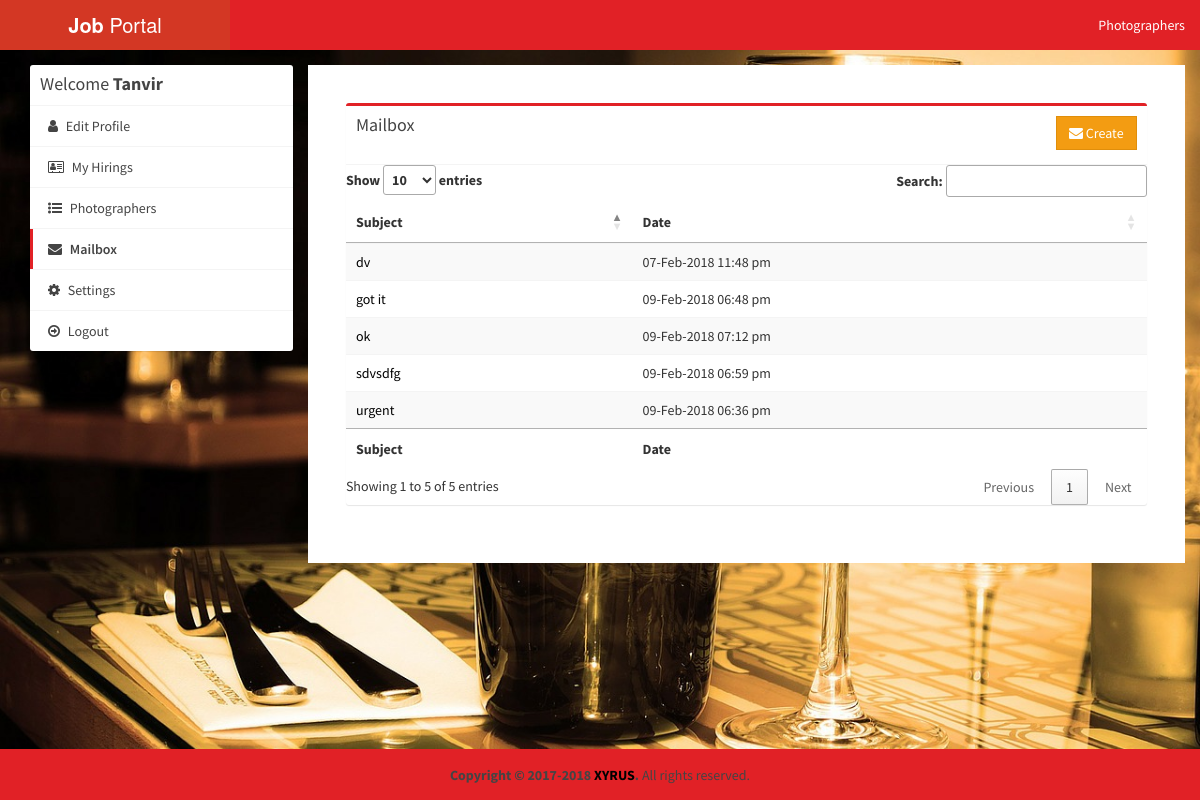
The app's page /user/mailbox.php (signed in) with its own data.
### tables this page shows
CREATE TABLE `mailbox` (
  `id_mailbox` int(11) NOT NULL,
  `id_fromuser` int(11) NOT NULL,
  `fromuser` varchar(255) NOT NULL,
  `id_touser` int(11) NOT NULL,
  `subject` varchar(255) NOT NULL,
  `message` text NOT NULL,
  `createdAt` timestamp NOT NULL DEFAULT CURRENT_TIMESTAMP,
  `touser` varchar(50) DEFAULT NULL
);

### user/mailbox.php (the view, shortened to what this page needs)
<?php
require_once("../db.php");
?>
<!DOCTYPE html>
<html>
<head>
  <link rel="stylesheet" href="https://cdnjs.cloudflare.com/ajax/libs/twitter-bootstrap/3.3.7/css/bootstrap.min.css">
  <link rel="stylesheet" href="https://cdnjs.cloudflare.com/ajax/libs/font-awesome/4.7.0/css/font-awesome.min.css">
  <link rel="stylesheet" href="https://cdnjs.cloudflare.com/ajax/libs/ionicons/2.0.1/css/ionicons.min.css">
  <link rel="stylesheet" href="../css/AdminLTE.min.css">
  <link rel="stylesheet" href="../css/_all-skins.min.css">
  <link rel="stylesheet" href="../css/custom.css">
  <link rel="stylesheet" href="https://cdn.datatables.net/1.10.15/css/jquery.dataTables.min.css">
</head>
<body class="hold-transition skin-red sidebar-mini">
<div class="wrapper">
  <header class="main-header">
    <a href="index.php" class="logo ">
      <span class="logo-lg"><b>Job</b> Portal</span>
    </a>
    <nav class="navbar navbar-static-top">
      <div class="navbar-custom-menu">
        <ul class="nav navbar-nav">
          <li>
            <a href="../photographers.php">Photographers</a>
          </li>
        </ul>
      </div>
    </nav>
  </header>
  <div class="content-wrapper" style="margin-left: 0px;">
    <section id="candidates" class="content-header">
      <div class="container">
        <div class="row">
          <div class="col-md-3">
            <div class="box box-solid">
              <div class="box-header with-border">
                <h3 class="box-title">Welcome <b><?php echo $_SESSION['name']; ?></b></h3>
              </div>
              <div class="box-body no-padding">
                <ul class="nav nav-pills nav-stacked">
                  <li><a href="edit-profile.php"><i class="fa fa-user"></i> Edit Profile</a></li>
                  <li><a href="index.php"><i class="fa fa-address-card-o"></i> My Hirings</a></li>
                  <li><a href="../photographers.php"><i class="fa fa-list-ul"></i> Photographers</a></li>
                  <li class="active"><a href="mailbox.php"><i class="fa fa-envelope"></i> Mailbox</a></li>
                  <li><a href="settings.php"><i class="fa fa-gear"></i> Settings</a></li>
                  <li><a href="../logout.php"><i class="fa fa-arrow-circle-o-right"></i> Logout</a></li>
                </ul>
              </div>
            </div>
          </div>
          <div class="col-md-9 bg-white padding-2">
          <section class="content">
      <div class="row">
        <div class="col-md-12">
          <div class="box box-primary">
            <div class="box-header with-border">
              <h3 class="box-title" style="margin-bottom: 20px;">Mailbox</h3>
              <div class="pull-right">
                <a href="create-mail.php" class="btn btn-warning btn-flat"><i class="fa fa-envelope"></i> Create</a>
              </div>
            </div>
            <div class="box-body no-padding">
              <div class="table-responsive mailbox-messages">
                <table id="example1" class="table table-hover table-striped">
                  <thead>
                    <tr>
                      <th>Subject</th>
                      <th>Date</th>
                    </tr>
                  </thead>
                  <tbody>
                  <?php
                    $sql = "SELECT * FROM mailbox WHERE id_fromuser='$_SESSION[id_user]' OR id_touser='$_SESSION[id_user]'";
                    $result = $conn->query($sql);
                    if($result->num_rows >  0 ){
                        while($row = $result->fetch_assoc()) {
                  ?>
                  <tr>
                    <td class="mailbox-subject"><a href="read-mail.php?id_mail=<?php echo $row['id_mailbox']; ?>"><?php echo $row['subject']; ?></a></td>
                    <td class="mailbox-date"><?php echo date("d-M-Y h:i a", strtotime($row['createdAt'])); ?></td>
                  </tr>
                  <?php
                      }
                    }
                  ?>
                  </tbody>
                  <tfoot>
                    <tr>
                      <th>Subject</th>
                      <th>Date</th>
                    </tr>
                  </tfoot>
                </table>
              </div>
            </div>
          </div>
        </div>
      </div>
    </section>
          </div>
        </div>
      </div>
    </section>
  </div>
  <footer class="main-footer" style="margin-left: 0px;">
    <div class="text-center">
      <strong>Copyright &copy; 2017-2018 <a href="">XYRUS</a>.</strong> All rights
    reserved.
    </div>
  </footer>
</div>
</body>
</html>

### css/custom.css (style rules this page uses)
.padding-2 { padding: 2%; }
.bg-white { background-color: #fff; }

### records on screen
mailbox: subject "dv", createdAt "07-Feb-2018 11:48 pm"
mailbox: subject "urgent", createdAt "09-Feb-2018 06:36 pm"
mailbox: subject "got it", createdAt "09-Feb-2018 06:48 pm"
mailbox: subject "sdvsdfg", createdAt "09-Feb-2018 06:59 pm"
mailbox: subject "ok", createdAt "09-Feb-2018 07:12 pm"

### other values on screen
$_SESSION['name'] "Tanvir"
